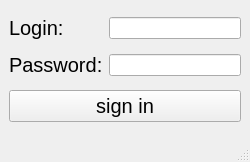
<?xml version="1.0" encoding="UTF-8"?>
<ui version="4.0">
 <class>MainWindow</class>
 <widget class="QMainWindow" name="MainWindow">
  <property name="geometry">
   <rect>
    <x>0</x>
    <y>0</y>
    <width>250</width>
    <height>162</height>
   </rect>
  </property>
  <property name="windowTitle">
   <string>MainWindow</string>
  </property>
  <widget class="QWidget" name="centralwidget">
   <layout class="QGridLayout" name="gridLayout">
    <item row="0" column="0">
     <widget class="QLabel" name="label">
      <property name="font">
       <font>
        <pointsize>15</pointsize>
       </font>
      </property>
      <property name="styleSheet">
       <string notr="true">QLable{
	font-size: 15px
}</string>
      </property>
      <property name="text">
       <string>Login:</string>
      </property>
     </widget>
    </item>
    <item row="0" column="1">
     <widget class="QLineEdit" name="lineEdit_1"/>
    </item>
    <item row="1" column="0">
     <widget class="QLabel" name="label_2">
      <property name="font">
       <font>
        <pointsize>15</pointsize>
       </font>
      </property>
      <property name="styleSheet">
       <string notr="true">QLable{
	font-size: 15px
}</string>
      </property>
      <property name="text">
       <string>Password:</string>
      </property>
     </widget>
    </item>
    <item row="1" column="1">
     <widget class="QLineEdit" name="lineEdit_2"/>
    </item>
    <item row="2" column="0" colspan="2">
     <widget class="QPushButton" name="pushButton">
      <property name="font">
       <font>
        <pointsize>15</pointsize>
       </font>
      </property>
      <property name="text">
       <string>sign in</string>
      </property>
     </widget>
    </item>
   </layout>
  </widget>
  <widget class="QMenuBar" name="menubar">
   <property name="geometry">
    <rect>
     <x>0</x>
     <y>0</y>
     <width>250</width>
     <height>21</height>
    </rect>
   </property>
  </widget>
  <widget class="QStatusBar" name="statusbar"/>
 </widget>
 <resources/>
 <connections/>
</ui>
